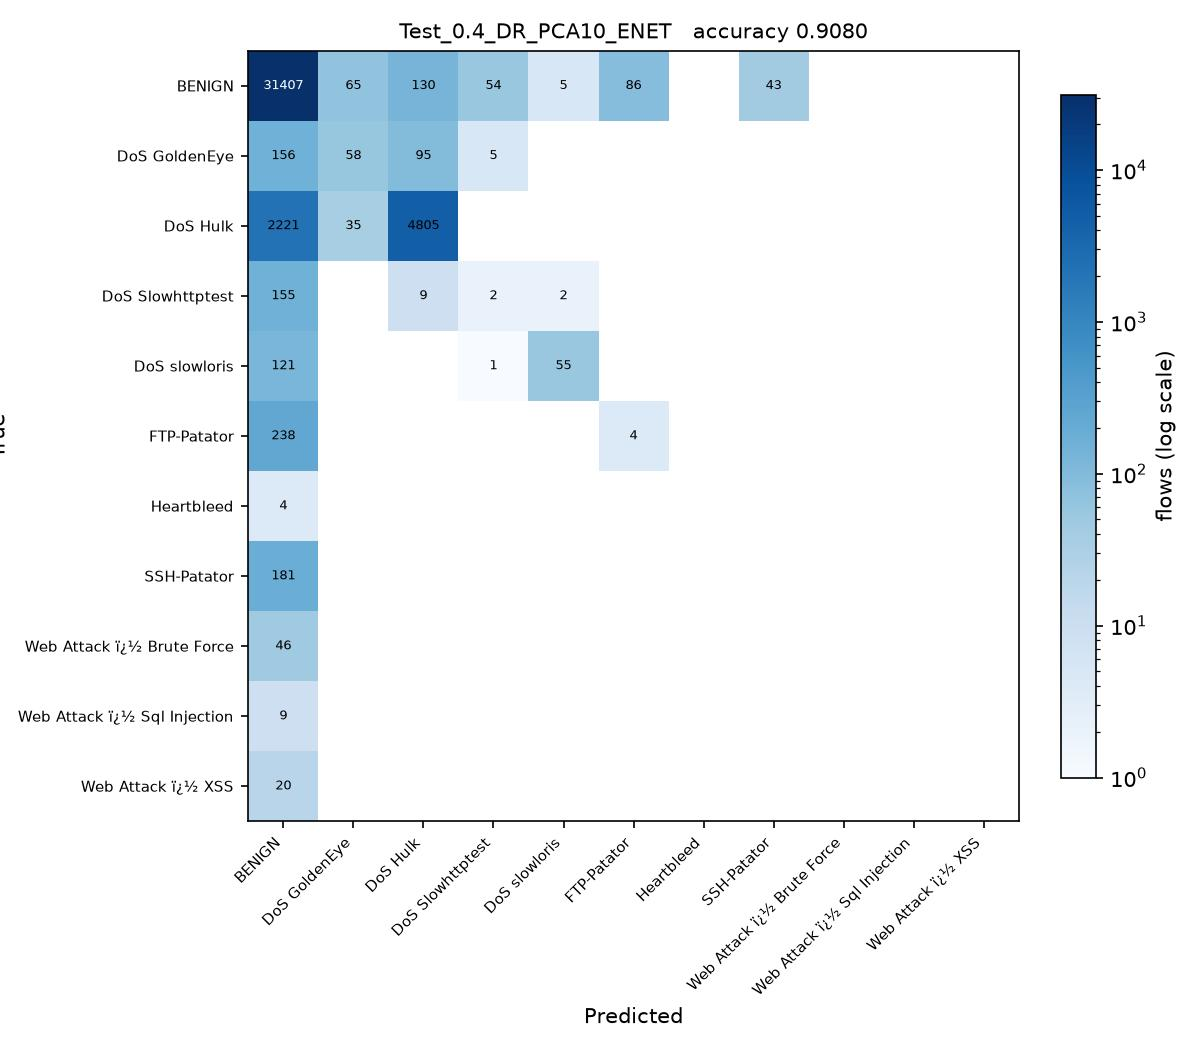

Write Python code to recreate this figure.
# Test_0.4_DR_PCA10_ENET.py
#
# Test size 0.4  |  PCA, 10 components  |  Elastic Net -> SGDClassifier(penalty='elasticnet') (sheet #5)
#
# This is SGDC_60_40.py with the changes marked CHANGE below and nothing else.
#
# Sheet entry 5 is ElasticNet(alpha=0.1, l1_ratio=0.5), a regressor. The
# elasticnet penalty and l1_ratio=0.5 are carried over exactly; alpha is left
# at the SGDClassifier default for the same reason as entry 4.

import os
from pathlib import Path

# CHANGE 1: run from the project folder, so the CSV names below resolve, and
# read them as latin-1. The Web Attack labels contain byte 0x96, which the
# default utf-8 decoder rejects with UnicodeDecodeError.
os.chdir(Path(__file__).resolve().parent.parent)
import numpy as np
import pandas as pd

df1 = pd.read_csv(r'C:\Users\Karthika\OneDrive\Desktop\ACN_PCA_75_Runs\Scripts\Tuesday-WorkingHours.pcap_ISCX (1).csv', low_memory=True, encoding='latin-1')
df2 = pd.read_csv(r'C:\Users\Karthika\OneDrive\Desktop\ACN_PCA_75_Runs\Scripts\Wednesday-workingHours.pcap_ISCX.csv', low_memory=True, encoding='latin-1')
df3 = pd.read_csv(r'C:\Users\Karthika\OneDrive\Desktop\ACN_PCA_75_Runs\Scripts\Thursday-WorkingHours-Morning-WebAttacks.pcap_ISCX.csv', low_memory=True, encoding='latin-1')

dataset = pd.concat([df1, df2, df3], ignore_index=True)

dataset.columns = dataset.columns.str.strip()

# CHANGE 2: a stratified sample of 100000 flows, the same for every run.
# The full three captures hold about 1.3 million flows, which makes 75 runs
# impractical. At least 50 flows of every class are kept.
label = dataset.columns[-1]
dataset = pd.concat(
    [g.sample(n=min(len(g), max(50, round(100000 * len(g) / len(dataset)))), random_state=0)
     for _, g in dataset.groupby(label)],
    ignore_index=True
)

X = dataset.iloc[:, :-1]
y = dataset.iloc[:, -1]

X = X.apply(pd.to_numeric, errors='coerce')

X.replace([np.inf, -np.inf], np.nan, inplace=True)

from sklearn.impute import SimpleImputer

imputer = SimpleImputer(missing_values=np.nan, strategy='mean')
X = imputer.fit_transform(X)

from sklearn.preprocessing import LabelEncoder

labelencoder_y = LabelEncoder()
y = labelencoder_y.fit_transform(y)

from sklearn.model_selection import train_test_split

X_train, X_test, y_train, y_test = train_test_split(
    X,
    y,
    test_size=0.4,   # CHANGE 3: test size
    random_state=0,
    stratify=y
)

# CHANGE 4: PCA, from PCA_LDA_KErnel_PCA_CODE.pdf (fitted on training data only).
# PCA follows the directions of largest variance, so the features have to be on
# a common scale first, otherwise the components just track whichever column has
# the biggest units. The scaler is fitted on the training split only.
from sklearn.preprocessing import StandardScaler
from sklearn.decomposition import PCA

scaler = StandardScaler()
X_train = scaler.fit_transform(X_train)
X_test = scaler.transform(X_test)

pca = PCA(n_components=10)
X_train = pca.fit_transform(X_train)          # no labels: PCA is unsupervised
X_test = pca.transform(X_test)
print("\nVariance explained by 10 components : {:.4f}".format(pca.explained_variance_ratio_.sum()))

# CHANGE 5: Elastic Net -> SGDClassifier(penalty='elasticnet') (sheet #5) in place of SGDClassifier
from sklearn.linear_model import SGDClassifier

classifier = SGDClassifier(
    loss='hinge',
    penalty='elasticnet',
    l1_ratio=0.5,
    alpha=0.0001,
    max_iter=1000,
    tol=1e-3,
    random_state=0
)

classifier.fit(X_train, y_train)

y_pred = classifier.predict(X_test) 

from sklearn.metrics import confusion_matrix
from sklearn.metrics import accuracy_score
from sklearn.metrics import precision_score
from sklearn.metrics import recall_score
from sklearn.metrics import f1_score
from sklearn.metrics import classification_report

cm = confusion_matrix(y_test, y_pred)

print("Confusion Matrix:\n")
print(cm)

print("\nAccuracy : {:.4f}".format(accuracy_score(y_test, y_pred)))
print("\nPrecision : {:.4f}".format(precision_score(y_test, y_pred, average='weighted')))
print("\nRecall : {:.4f}".format(recall_score(y_test, y_pred, average='weighted')))
print("\nF1 Score : {:.4f}".format(f1_score(y_test, y_pred, average='weighted')))

print("\nClassification Report:\n")
print(classification_report(y_test, y_pred))
# CHANGE 6: save the confusion matrix as Test_0.4_DR_PCA10_ENET.jpg and record the result
import matplotlib
matplotlib.use('Agg')
import matplotlib.pyplot as plt
from matplotlib.colors import LogNorm

here = Path(__file__).resolve().parent
names = [str(c) for c in labelencoder_y.classes_]
fig, ax = plt.subplots(figsize=(8, 7))
im = ax.imshow(cm, cmap='Blues', norm=LogNorm(vmin=1))
ax.set_xticks(range(len(names)), names, rotation=45, ha='right', fontsize=7)
ax.set_yticks(range(len(names)), names, fontsize=7)
ax.set_xlabel('Predicted')
ax.set_ylabel('True')
ax.set_title('Test_0.4_DR_PCA10_ENET   accuracy {:.4f}'.format(accuracy_score(y_test, y_pred)), fontsize=10)
for i in range(cm.shape[0]):
    for j in range(cm.shape[1]):
        if cm[i, j]:
            ax.text(j, i, cm[i, j], ha='center', va='center', fontsize=6,
                    color='white' if cm[i, j] > cm.max() / 3 else 'black')
fig.colorbar(im, ax=ax, fraction=0.04, label='flows (log scale)')
fig.tight_layout()
fig.savefig(here / 'Test_0.4_DR_PCA10_ENET.jpg', dpi=150)
plt.close(fig)

row = pd.DataFrame([{
    'Test': 0.4, 'DR': 'PCA10', 'Clas': 'ENET',
    'Acc': round(accuracy_score(y_test, y_pred), 4),
    'Pre': round(precision_score(y_test, y_pred, average='weighted', zero_division=0), 4),
    'Rec': round(recall_score(y_test, y_pred, average='weighted', zero_division=0), 4),
    'F1': round(f1_score(y_test, y_pred, average='weighted', zero_division=0), 4),
    'script': 'Test_0.4_DR_PCA10_ENET',
}])
out = here.parent / 'results' / '75_runs.csv'
out.parent.mkdir(exist_ok=True)
if out.exists():
    old = pd.read_csv(out)
    row = pd.concat([old[old['script'] != 'Test_0.4_DR_PCA10_ENET'], row], ignore_index=True)
row.to_csv(out, index=False)
